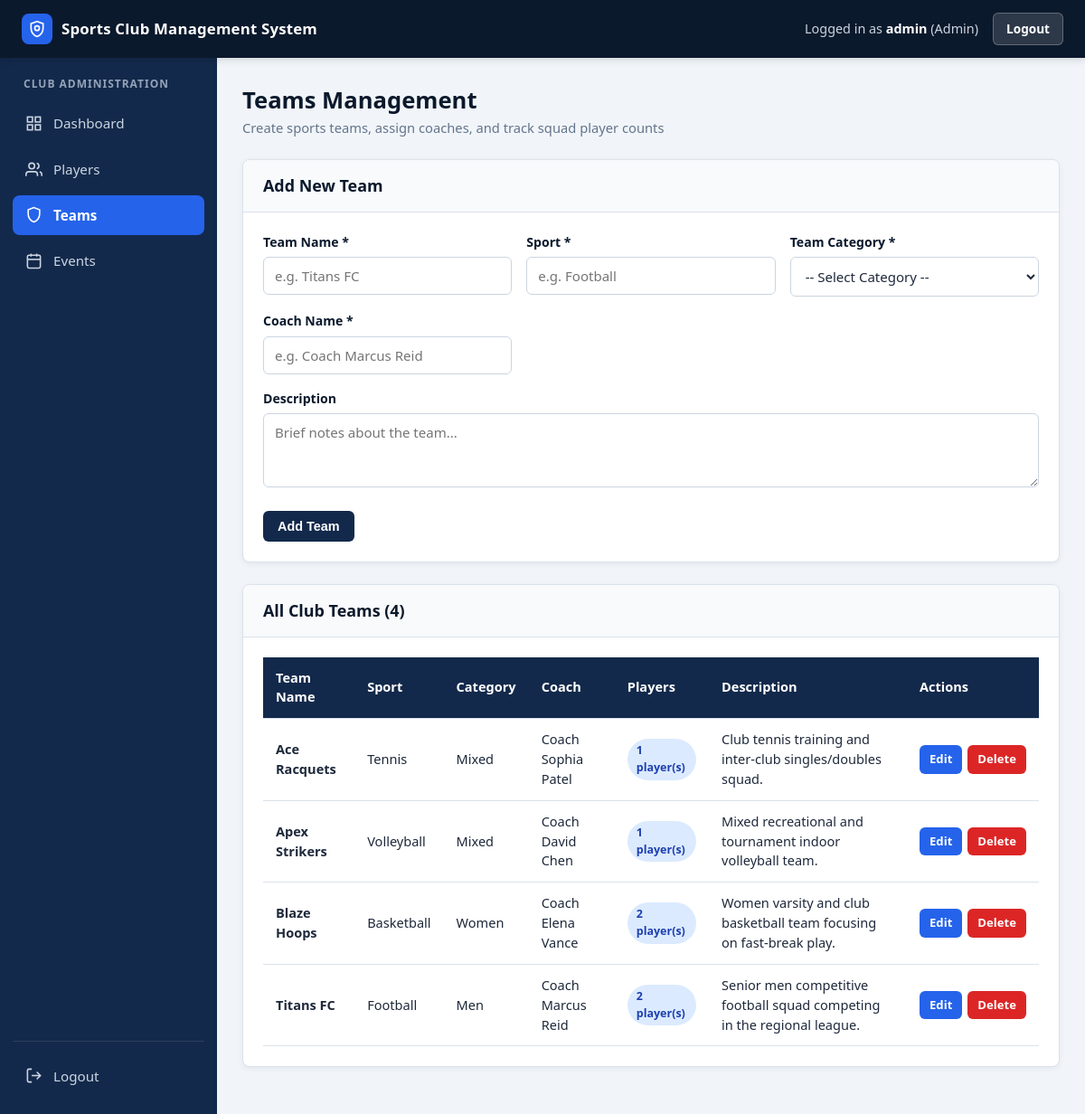
The page /teams.php (signed in) on the database its author committed.
### tables this page shows
CREATE TABLE IF NOT EXISTS teams (
    team_id INT AUTO_INCREMENT PRIMARY KEY,
    team_name VARCHAR(100) NOT NULL,
    sport VARCHAR(50) NOT NULL,
    category ENUM('Men', 'Women', 'Mixed') NOT NULL,
    coach_name VARCHAR(100) NOT NULL,
    description TEXT
);

### auth.php (called while the page is built, shortened)
<?php
$is_admin = (isset($_SESSION['role']) && $_SESSION['role'] === 'admin');
?>

### teams.php (the view, shortened to what this page needs)
<?php
require_once 'auth.php';
require_once 'db.php';
$edit_mode = false;
$edit_team = array(
    'team_id'     => '',
    'team_name'   => '',
    'sport'       => '',
    'category'    => '',
    'coach_name'  => '',
    'description' => ''
);
$sql = "SELECT t.*, COUNT(p.player_id) AS player_count
        FROM teams t
        LEFT JOIN players p ON t.team_id = p.team_id
        GROUP BY t.team_id
        ORDER BY t.team_id DESC";
$teams_result = mysqli_query($conn, $sql);
include 'header.php';
include 'sidebar.php';
?>
        <main class="main-content">
            <div class="page-header">
                <div>
                    <h1>Teams Management</h1>
                    <?php if ($is_admin): ?>
                    <p>Create sports teams, assign coaches, and track squad player counts</p>
                    <?php endif; ?>
                </div>
            </div>
            <?php if ($is_admin): ?>
            <section class="card">
                <div class="card-header">
                    <h2><?php echo $edit_mode ? "Edit Team (ID #" . htmlspecialchars($edit_team['team_id']) . ")" : "Add New Team"; ?></h2>
                </div>
                <div class="card-body">
                    <form action="teams.php" method="POST" id="teamForm" onsubmit="return validateTeamForm();">
                        <div class="form-grid">
                            <div class="form-group">
                                <label for="team_name">Team Name *</label>
                                <input type="text" id="team_name" name="team_name" class="form-control"
                                       placeholder="e.g. Titans FC"
                                       value="<?php echo htmlspecialchars($edit_team['team_name']); ?>" required>
                            </div>
                            <div class="form-group">
                                <label for="sport">Sport *</label>
                                <input type="text" id="sport" name="sport" class="form-control"
                                       placeholder="e.g. Football"
                                       value="<?php echo htmlspecialchars($edit_team['sport']); ?>" required>
                            </div>
                            <div class="form-group">
                                <label for="category">Team Category *</label>
                                <select id="category" name="category" class="form-control" required>
                                    <option value="">-- Select Category --</option>
                                </select>
                            </div>
                            <div class="form-group">
                                <label for="coach_name">Coach Name *</label>
                                <input type="text" id="coach_name" name="coach_name" class="form-control"
                                       placeholder="e.g. Coach Marcus Reid"
                                       value="<?php echo htmlspecialchars($edit_team['coach_name']); ?>" required>
                            </div>
                            <div class="form-group form-group-full">
                                <label for="description">Description</label>
                                <textarea id="description" name="description" class="form-control"
                                          placeholder="Brief notes about the team..."><?php echo htmlspecialchars($edit_team['description']); ?></textarea>
                            </div>
                        </div>
                        <div class="form-actions">
                            <button type="submit" class="btn btn-primary">
                                <?php echo $edit_mode ? "Update Team" : "Add Team"; ?>
                            </button>
                        </div>
                    </form>
                </div>
            </section>
            <?php endif; ?>
            <section class="card">
                <div class="card-header">
                    <h2>All Club Teams (<?php echo $teams_result->num_rows; ?>)</h2>
                </div>
                <div class="card-body">
                    <div class="table-responsive">
                        <table class="data-table">
                            <thead>
                                <tr>
                                    <th>Team Name</th>
                                    <th>Sport</th>
                                    <th>Category</th>
                                    <th>Coach</th>
                                    <th>Players</th>
                                    <th>Description</th>
                                    <?php if ($is_admin): ?>
                                    <th>Actions</th>
                                    <?php endif; ?>
                                </tr>
                            </thead>
                            <tbody>
                                <?php if ($teams_result->num_rows > 0): ?>
                                    <?php while ($row = $teams_result->fetch_assoc()): ?>
                                        <tr>
                                            <td><strong><?php echo htmlspecialchars($row['team_name']); ?></strong></td>
                                            <td><?php echo htmlspecialchars($row['sport']); ?></td>
                                            <td><?php echo htmlspecialchars($row['category']); ?></td>
                                            <td><?php echo htmlspecialchars($row['coach_name']); ?></td>
                                            <td>
                                                <span class="badge badge-upcoming">
                                                    <?php echo (int)$row['player_count']; ?> player(s)
                                                </span>
                                            </td>
                                            <td><?php echo !empty($row['description']) ? htmlspecialchars($row['description']) : '-'; ?></td>
                                            <?php if ($is_admin): ?>
                                            <td>
                                                <div class="action-buttons">
                                                    <a href="teams.php?edit_id=<?php echo $row['team_id']; ?>" class="btn btn-sm btn-edit">Edit</a>
                                                    <a href="teams.php?delete_id=<?php echo $row['team_id']; ?>"
                                                       class="btn btn-sm btn-delete"
                                                       onclick="return confirmDelete('team', '<?php echo htmlspecialchars(addslashes($row['team_name'])); ?>');">
                                                        Delete
                                                    </a>
                                                </div>
                                            </td>
                                            <?php endif; ?>
                                        </tr>
                                    <?php endwhile; ?>
                                <?php else: ?>
                                    <tr>
                                        <td colspan="<?php echo $is_admin ? 8 : 7; ?>" class="empty-state">No teams found.</td>
                                    </tr>
                                <?php endif; ?>
                            </tbody>
                        </table>
                    </div>
                </div>
            </section>
        </main>
    </div>
</body>
</html>

### style.css (style rules this page uses)
* { box-sizing: border-box; margin: 0; padding: 0; }
:root { --navy-dark: #0b192c; --navy-main: #13294b; --navy-light: #1e3a66; --accent-blue: #2563eb; --accent-blue-hover: #1d4ed8; --accent-green: #16a34a; --accent-amber: #d97706; --accent-red: #dc2626; --accent-red-hover: #b91c1c; --bg-light: #f1f5f9; --bg-white: #ffffff; --border-color: #dbe2ea; --text-dark: #1e293b; --text-muted: #64748b; --shadow-sm: 0 2px 6px rgba(11, 25, 44, 0.06); --shadow-md: 0 8px 24px rgba(11, 25, 44, 0.12); --radius: 8px; }
body { font-family: 'Segoe UI', Tahoma, Geneva, Verdana, sans-serif; background-color: var(--bg-light); color: var(--text-dark); line-height: 1.5; }
a { text-decoration: none; color: inherit; }
.main-content { flex: 1; padding: 28px; min-width: 0; }
.page-header { display: flex; justify-content: space-between; align-items: center; flex-wrap: wrap; gap: 12px; margin-bottom: 24px; }
.page-header h1 { font-size: 1.6rem; color: var(--navy-dark); }
.page-header p { font-size: 0.92rem; color: var(--text-muted); }
.card { background-color: var(--bg-white); border-radius: var(--radius); box-shadow: var(--shadow-sm); margin-bottom: 24px; overflow: hidden; border: 1px solid var(--border-color); }
.card-header { background-color: #f8fafc; padding: 15px 22px; border-bottom: 1px solid var(--border-color); display: flex; justify-content: space-between; align-items: center; flex-wrap: wrap; gap: 10px; }
.card-header h2 { font-size: 1.12rem; color: var(--navy-dark); }
.card-body { padding: 22px; }
.form-grid { display: grid; grid-template-columns: repeat(auto-fit, minmax(220px, 1fr)); gap: 16px; }
.form-group { margin-bottom: 16px; }
.form-grid .form-group { margin-bottom: 0; }
.form-group-full { grid-column: 1 / -1; }
.form-group label { display: block; font-size: 0.88rem; font-weight: 600; color: var(--navy-dark); margin-bottom: 6px; }
.form-control { width: 100%; padding: 10px 12px; border: 1px solid #cbd5e1; border-radius: 6px; font-size: 0.94rem; color: var(--text-dark); background-color: #ffffff; font-family: inherit; }
textarea.form-control { resize: vertical; min-height: 82px; }
.form-actions { margin-top: 20px; display: flex; gap: 10px; flex-wrap: wrap; }
.btn { display: inline-block; padding: 9px 16px; border-radius: 6px; font-size: 0.9rem; font-weight: 600; border: none; cursor: pointer; text-align: center; transition: background-color 0.2s, opacity 0.2s; }
.btn-sm { padding: 6px 11px; font-size: 0.82rem; }
.btn-primary { background-color: var(--navy-main); color: #ffffff; }
.btn-edit { background-color: var(--accent-blue); color: #ffffff; }
.btn-delete { background-color: var(--accent-red); color: #ffffff; }
.table-responsive { width: 100%; overflow-x: auto; }
.data-table { width: 100%; border-collapse: collapse; font-size: 0.91rem; }
.data-table thead { background-color: var(--navy-main); color: #ffffff; }
.data-table th, .data-table td { padding: 12px 14px; text-align: left; border-bottom: 1px solid var(--border-color); vertical-align: middle; }
.action-buttons { display: flex; gap: 6px; flex-wrap: nowrap; }
.badge { display: inline-block; padding: 4px 10px; border-radius: 999px; font-size: 0.78rem; font-weight: 600; }
.badge-upcoming { background-color: #dbeafe; color: #1e40af; }

### rows shown on the page
teams: team_name "Ace Racquets", sport "Tennis", category "Mixed", coach_name "Coach Sophia Patel", player_count "1", description "Club tennis training and inter-club singles/doubles squad."
teams: team_name "Apex Strikers", sport "Volleyball", category "Mixed", coach_name "Coach David Chen", player_count "1", description "Mixed recreational and tournament indoor volleyball team."
teams: team_name "Blaze Hoops", sport "Basketball", category "Women", coach_name "Coach Elena Vance", player_count "2", description "Women varsity and club basketball team focusing on fast-break play."
teams: team_name "Titans FC", sport "Football", category "Men", coach_name "Coach Marcus Reid", player_count "2", description "Senior men competitive football squad competing in the regional league."

### other values the page prints
$_SESSION['username'] "admin"
$_SESSION['role'] "Admin"
$teams_result->num_rows "4"
